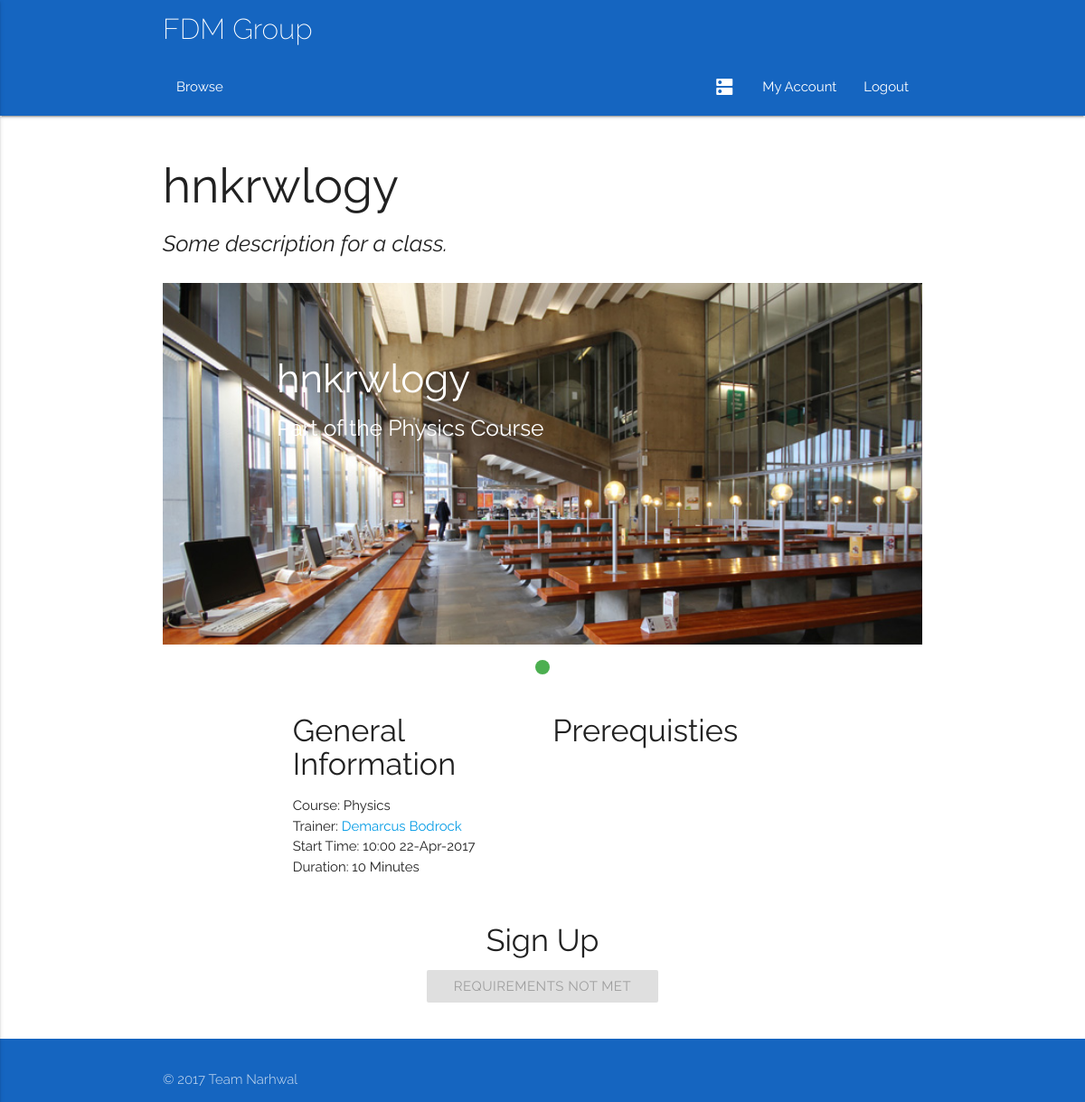
Screenshot of /browse/classes/class/36 (signed in) with the database file from the repository.
### app/models.py (models this page shows, shortened)
class Class(db.Model):
	__tablename__ = 'Class'
	classID = db.Column(db.Integer, primary_key = True)
	coursePoint = db.Column(db.Integer, db.ForeignKey('Course.courseID'))
	course = db.relationship("Course", foreign_keys = [coursePoint])
	courseID = db.Column(db.Integer)
	title = db.Column(db.String(100))
	description = db.Column(db.String(100))
	capacity = db.Column(db.Integer)
	startDate = db.Column(db.DateTime)
	duration = db.Column(db.Integer)
	endDate = db.Column(db.DateTime)
	reqFac = db.Column(db.String(100), default = 'None')
	preTrain = relationship("Class")
	parent_id = Column(db.Integer, ForeignKey('Class.classID'))
	locationPoint = db.Column(db.Integer, db.ForeignKey('Room.roomID'))
	location = db.relationship("Room", foreign_keys = [locationPoint])
	trainerPoint = db.Column(db.Integer, db.ForeignKey('Trainer.trainerID'))
	trainer = db.relationship("Trainer", foreign_keys = [trainerPoint])
	attendanceList = db.relationship('Delegate', secondary = association_table)
	waitList = db.relationship('Delegate', secondary = waiting_table)

class Course(db.Model):
	__tablename__ = 'Course'
	courseID = db.Column(db.Integer, primary_key = True)
	title = db.Column(db.String(100))
	description = db.Column(db.String(100))

class User(db.Model):
	__tablename__ = 'User'
	userID = db.Column(db.Integer, primary_key = True)
	name = db.Column(db.String(100))
	username = db.Column(db.String(100))
	email = db.Column(db.String(100))
	password = db.Column(db.String(100))
	type = db.Column(db.String(100))
	__mapper_args__ = {
		'polymorphic_identity': 'base',
		'polymorphic_on': type
	}

### app/views.py (the view)
@app.route('/browse/classes/class/<id>')
def viewClassDetails(id):
    classID = id
    current_class = classes(classID=classID)
    classSize = classAttendenceLen(current_class)
    if current_user.type == 'Delegate':
        userQualify = meetsRequirements(current_user, current_class)
    else:
        userQualify = False
    return render_template('viewClass.html', title="Course", current_class=current_class, classSize=classSize, userQualify=userQualify)

### app/views.py (called while the page is built)
@login_manager.user_loader
def load_user(id):
    return models.User.query.get(id)

### queries.py (called while the page is built)
def listConvert(x):
    if(x.count() == 1):
        x = x[0]
        return x
    else:
        y = []
    for i in x:
        y.append(i)
    return y

def classes(**kwargs):
    q = models.Class.query.filter_by(**kwargs)
    q = listConvert(q)
    return q

def delegates(**kwargs):
    q = models.Delegate.query.filter_by(**kwargs)
    q = listConvert(q)
    return q

def classAttendence(thisClass):
    dels = delegates()
    at = []
    for i in dels:
        for g in i.classList:
            if g.classID == thisClass.classID:
                at.append(g)
    return at

def classAttendenceLen(thisClass):
    return len(classAttendence(thisClass))

### app/templates/viewClass.html (shortened to what this page needs)
{% extends "base.html" %} {% block content %}
    <div class="container">
        <div class="row">
            <div class="col s12">
            </div>
        </div>
        <div class="row">
            <div class = "col s12">
                <h2>{{current_class.title}}</h2>
                <h5><i>{{current_class.description}}</i></h5>
            </div>
        </div>
        <div class = "row">
            <div class = "col s12">
                <div class="slider">
                    <ul class="slides">
                        <li>
                            <img src="{{url_for('static', filename = 'images/rs.jpg')}}">
                            <div class="caption left-align">
                                <h3>{{current_class.title}}</h3>
                                <h5 class=" lightgrey-text text-lighten-3">Part of the {{current_class.course.title}} Course</h5>
                            </div>
                        </li>
                    </ul>
                </div>
            </div>
        </div>
        <div class = "row">
            <div class = "col s12 l4 offset-l2">
                <h4>General Information</h4>
                <ul>
                    <li>Course: {{current_class.course.title}}</li>
                    <li>Trainer: <a href="/trainers/{{current_class.trainer.trainerID}}">{{current_class.trainer.name}}</a></li>
                    <li>Start Time: {{current_class.startDate.strftime('%H:%M %d-%b-%Y') }}</li>
                    <li>Duration: {{current_class.duration}} Minutes</li>
                </ul>
            </div>
            <div class ="col s12 l4">
                <h4>Prerequisties</h4>
            </div>
        </div>
    </div>
    <div class = "row">
        <div class = "col s12">
            <h4 class="center-align">Sign Up</h4>
        </div>
        <div class = "row">
            <div class = "col s12 center-align">
                <button type="submit" href="/signup/{{current_class.classID}}" class="waves-effect waves-light btn green {% if userQualify == False %}disabled{% endif %}">{% if current_class.capacity == classSize %}Add to Waiting List{%elif userQualify == False %}Requirements Not Met{%else%}Sign Up{% endif %}</button>
            </div>
        </div>
    </div>
{% endblock %}

### app/static/css/style.css (style rules this page uses)
html { font-family: 'Raleway', sans-serif; }
.Site { display: flex; min-height: 100vh; flex-direction: column; }

### rows the page displays
Class: title "hnkrwlogy", description "Some description for a class.", startDate "10:00 22-Apr-2017", duration "10"
Course: course "Physics"
User: trainer.name "Demarcus Bodrock"
